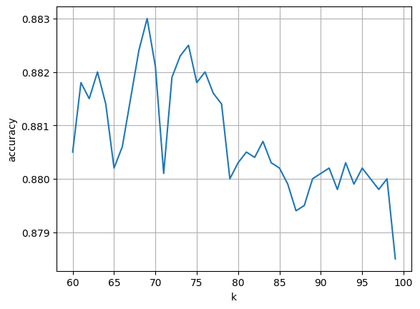
%> input picture project1/img.png, 420 x 309 px, shrunk from 587 x 432 before the run
$ octave main3.m   (GNU Octave 9; MATLAB toolbox functions it lacks are replaced by stand-ins)
%> lines starting %> are read from the running program, lines starting %| are printed output that depends on the picture
f = imread('img.png');
%> f is the input picture: size 309x420x3 uint8; mean R, G, B 245.8, 247.1, 248
[rows, cols, channels] = size(f);
%> rows = 309; cols = 420; channels = 3

rotated_img = rotate_image(f, 20);
show_image(f, 'Original Image');
show_image(rotated_img, 'Rotated Image (20°)');
flipped_img = horizontal_flip(rotated_img);
show_image(flipped_img, 'Horizontally Flipped Image');
sheared_img = shear_transform(flipped_img, 0.3, 0.5);
show_image(sheared_img, 'Sheared Image (kx=0.3, ky=0.5)');
scaled_img = scale_image(sheared_img, 0.6, 0.6);
show_image(scaled_img, 'Scaled Image (kx=ky=0.6)');
show_image(scaled_img, 'Final Transformed Image');

function value = bilinear_interpolate(f, x, y, rows, cols)
    if x < 0 || x >= cols - 1 || y < 0 || y >= rows - 1
        value = 0;
        return;
    end

    x1 = floor(x); y1 = floor(y);
    x2 = min(x1 + 1, cols - 1); y2 = min(y1 + 1, rows - 1);

    dx = x - x1;
    dy = y - y1;

    value = (1 - dx) * (1 - dy) * double(f(y1 + 1, x1 + 1, :)) + ...
             dx * (1 - dy) * double(f(y1 + 1, x2 + 1, :)) + ...
             (1 - dx) * dy * double(f(y2 + 1, x1 + 1, :)) + ...
             dx * dy * double(f(y2 + 1, x2 + 1, :));
end

function show_image(img, title_str)
    figure;
    imshow(uint8(img));
    title(title_str);
end

function rotated_img = rotate_image(f, angle)
%> called with angle = 20
    [rows, cols, channels] = size(f);
%> rows = 309; cols = 420; channels = 3
    cx = (cols - 1) / 2;
%> cx = 209.5
    cy = (rows - 1) / 2;
%> cy = 154
    angle_rad = deg2rad(angle);

    rotated_img = ones(rows, cols, channels) * 255;

    for i = 0:rows-1
        for j = 0:cols-1
            x_shifted = j - cx;
            y_shifted = i - cy;

            new_x_shifted = x_shifted * cos(angle_rad) + y_shifted * sin(angle_rad);
            new_y_shifted = -x_shifted * sin(angle_rad) + y_shifted * cos(angle_rad);

            new_x = new_x_shifted + cx;
            new_y = new_y_shifted + cy;

            if new_x >= 0 && new_x <= cols-1 && new_y >= 0 && new_y <= rows-1
                rotated_img(i + 1, j + 1, :) = bilinear_interpolate(f, new_x, new_y, rows, cols);
            end
        end
    end
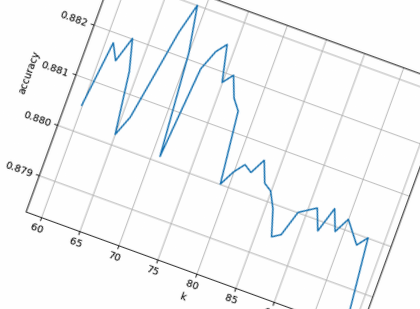
%> rotated_img: size 309x420x3 double; mean R, G, B 247, 248.2, 249.1; drawn with min black and max white
end

function flipped_img = horizontal_flip(f)
    flipped_img = f(:, end:-1:1, :);
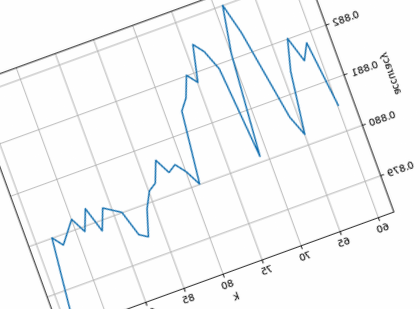
%> flipped_img: size 309x420x3 double; mean R, G, B 247, 248.2, 249.1; mean of the top-left, top-right, bottom-left and bottom-right quarters 249.9, 245.2, 247.5, 249.9; drawn with min black and max white
end


function sheared_img = shear_transform(f, kx, ky)
%> called with kx = 0.3, ky = 0.5
    [rows, cols, channels] = size(f);
    sheared_img = ones(rows, cols, channels) * 255;

    for i = 0:rows-1
        for j = 0:cols-1
            new_x = j + kx * i;
            new_y = i + ky * j;

            if new_x >= 0 && new_x <= cols-1 && new_y >= 0 && new_y <= rows-1
                sheared_img(i + 1, j + 1, :) = bilinear_interpolate(f, new_x, new_y, rows, cols);
            end
        end
    end
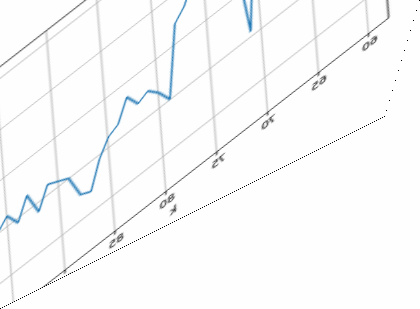
%> sheared_img: size 309x420x3 double; mean R, G, B 250.5, 251, 251.4; drawn with min black and max white
end


function scaled_img = scale_image(f, scale_x, scale_y)
%> called with scale_x = 0.6, scale_y = 0.6
    [rows, cols, channels] = size(f);
    new_rows = round(rows * scale_y);
%> new_rows = 185
    new_cols = round(cols * scale_x);
%> new_cols = 252

    scaled_img = ones(new_rows, new_cols, channels) * 255;

    for i = 0:new_rows-1
        for j = 0:new_cols-1
            src_x = j / scale_x;
            src_y = i / scale_y;

            if src_x >= 0 && src_x <= cols-1 && src_y >= 0 && src_y <= rows-1
                scaled_img(i + 1, j + 1, :) = bilinear_interpolate(f, src_x, src_y, rows, cols);
            end
        end
    end
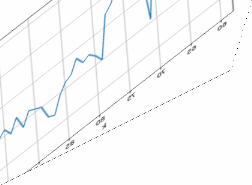
%> scaled_img: size 185x252x3 double; mean R, G, B 250.5, 251, 251.4; drawn with min black and max white
end
